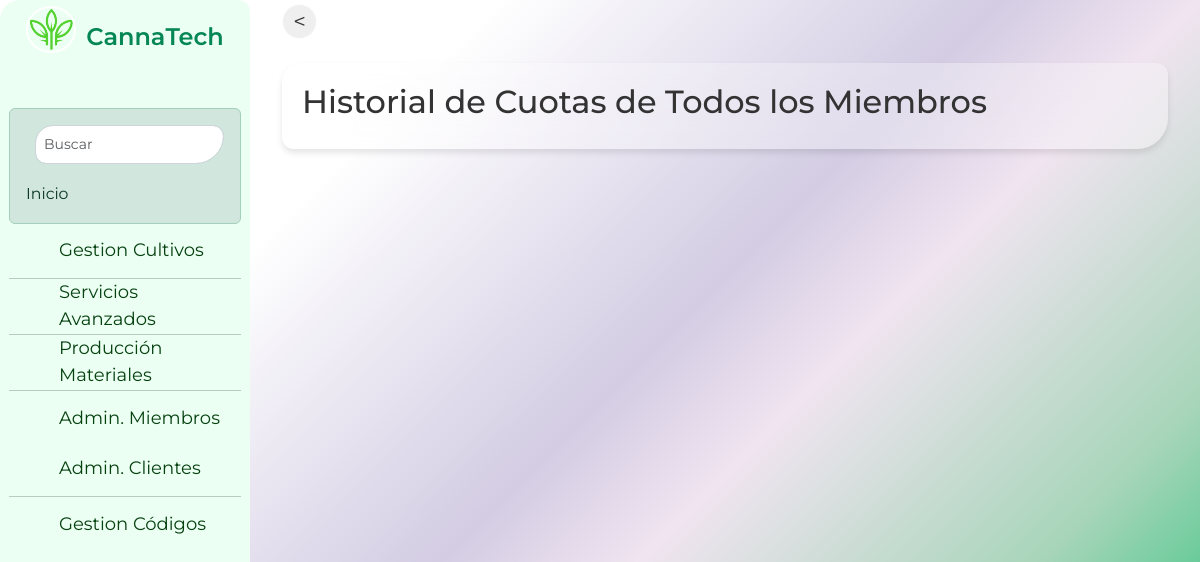
The page /historial-cuotas-todos-miembros/ (signed in) on the database as committed earlier.
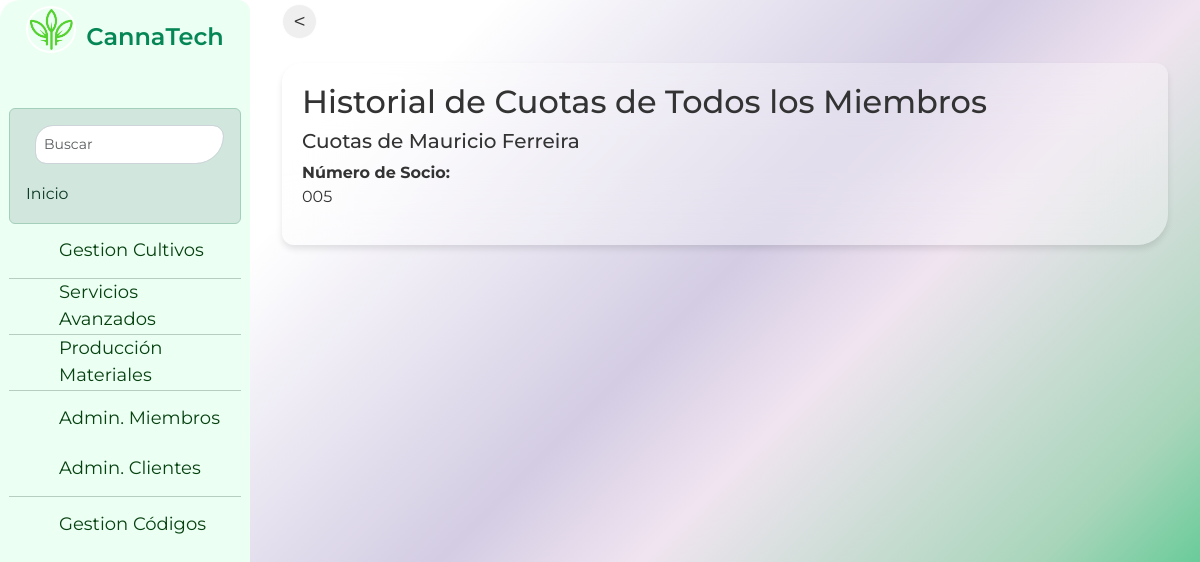
The same page on the database as committed later.
### core/models.py (models this page shows, shortened)
class Miembro(models.Model):
    nombre = models.CharField(max_length=100)
    apellido = models.CharField(max_length=100)
    email = models.EmailField(unique=True)
    numero_socio = models.CharField(max_length=10, unique=True)
    fecha_ingreso = models.DateField()
    activo = models.BooleanField(default=True)
    def nombre_completo(self):
        return f"{self.nombre} {self.apellido}"

### core/views.py (the view)
# urls.py: path('historial-cuotas-todos-miembros/', views.historial_cuotas_todos_miembros, name='historial_cuotas_todos_miembros'),
@login_required
def historial_cuotas_todos_miembros(request):
    miembros = Miembro.objects.all()
    todas_las_cuotas = []
    for miembro in miembros:
        cuotas_miembro = Cuota.objects.filter(miembro=miembro).order_by('-fecha_pago')
        todas_las_cuotas.append({
            'miembro': miembro,
            'cuotas': cuotas_miembro,
        })
    return render(request, 'core/historial_cuotas_todos_miembros.html', {'todas_las_cuotas': todas_las_cuotas})

### core/templates/core/historial_cuotas_todos_miembros.html (shortened to what this page needs)
{% extends 'core/base.html' %}
{% block content %}
<input type="button" class="btn-prev" value="<" onClick="javascript:history.go(-1);">
<br>
<div class="cuotas-historial">
    <h2 class="seccion-titulo">Historial de Cuotas de Todos los Miembros</h2>
    {% for item in todas_las_cuotas %}
        <div class="cuotas-miembro">
            <h5>Cuotas de {{ item.miembro.nombre_completo }} </h5>
            <strong>Número de Socio:</strong>
            <br>
            <p>{{ item.miembro.numero_socio }}</p>
        </div>
    {% endfor %}
</div>
{% endblock %}

Rows that differ between the two databases and show on the page:
added Miembro: miembro.nombre_completo "Mauricio Ferreira", miembro.numero_socio "005"
